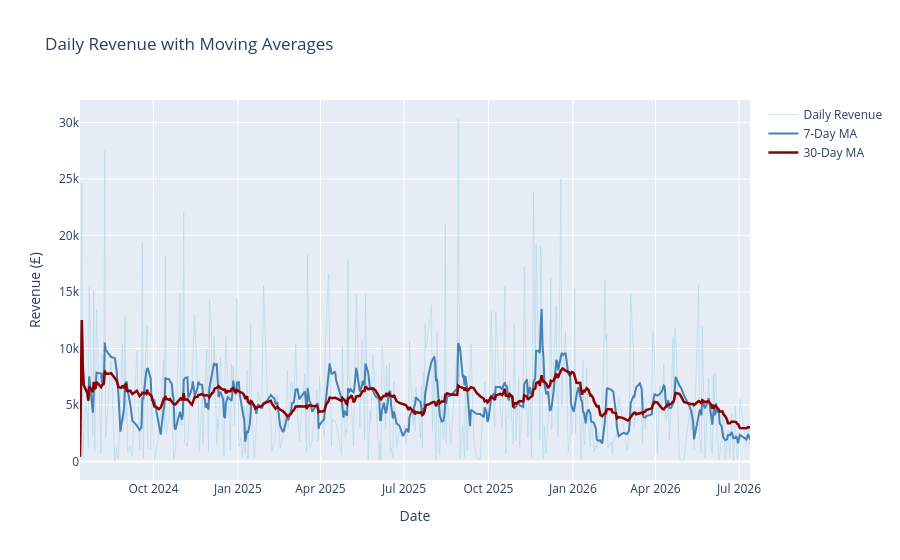

The notebook cell this image was saved under:
### Markdown cell above
## 3 · Revenue Trend & Moving Averages

### Code cell
ma_pdf = adv["moving_averages"].toPandas()
ma_pdf["sale_date"] = pd.to_datetime(ma_pdf["sale_date"])
for c in ["daily_revenue", "moving_avg_7days", "moving_avg_30days"]:
    ma_pdf[c] = pd.to_numeric(ma_pdf[c], errors="coerce").astype(float)
ma_pdf.sort_values("sale_date", inplace=True)

fig = go.Figure([
    go.Scatter(x=ma_pdf["sale_date"], y=ma_pdf["daily_revenue"],
               mode="lines", name="Daily Revenue",
               line=dict(color="lightblue", width=1), opacity=0.6),
    go.Scatter(x=ma_pdf["sale_date"], y=ma_pdf["moving_avg_7days"],
               mode="lines", name="7-Day MA", line=dict(color="steelblue", width=2)),
    go.Scatter(x=ma_pdf["sale_date"], y=ma_pdf["moving_avg_30days"],
               mode="lines", name="30-Day MA", line=dict(color="darkred", width=2.5)),
])
fig.update_layout(title="Daily Revenue with Moving Averages",
                  xaxis_title="Date", yaxis_title="Revenue (£)",
                  hovermode="x unified")
fig.show()

### Figure 1 — Plotly figure (JSON) as saved in the notebook; plotly's stock layout.template omitted (floating-point values rounded to 4 significant figures; data arrays with more than 128 entries replaced by an {"elided": "..."} marker saying what was removed)
{"data": [{"line": {"color": "lightblue", "width": 1}, "mode": "lines", "name": "Daily Revenue", "opacity": 0.6, "type": "scatter", "x": {"elided": "420 str values"}, "y": {"elided": "420 float values"}}, {"line": {"color": "steelblue", "width": 2}, "mode": "lines", "name": "7-Day MA", "type": "scatter", "x": {"elided": "420 str values"}, "y": {"elided": "420 float values"}}, {"line": {"color": "darkred", "width": 2.5}, "mode": "lines", "name": "30-Day MA", "type": "scatter", "x": {"elided": "420 str values"}, "y": {"elided": "420 float values"}}], "layout": {"hovermode": "x unified", "title": {"text": "Daily Revenue with Moving Averages"}, "xaxis": {"title": {"text": "Date"}}, "yaxis": {"title": {"text": "Revenue (£)"}}}}
